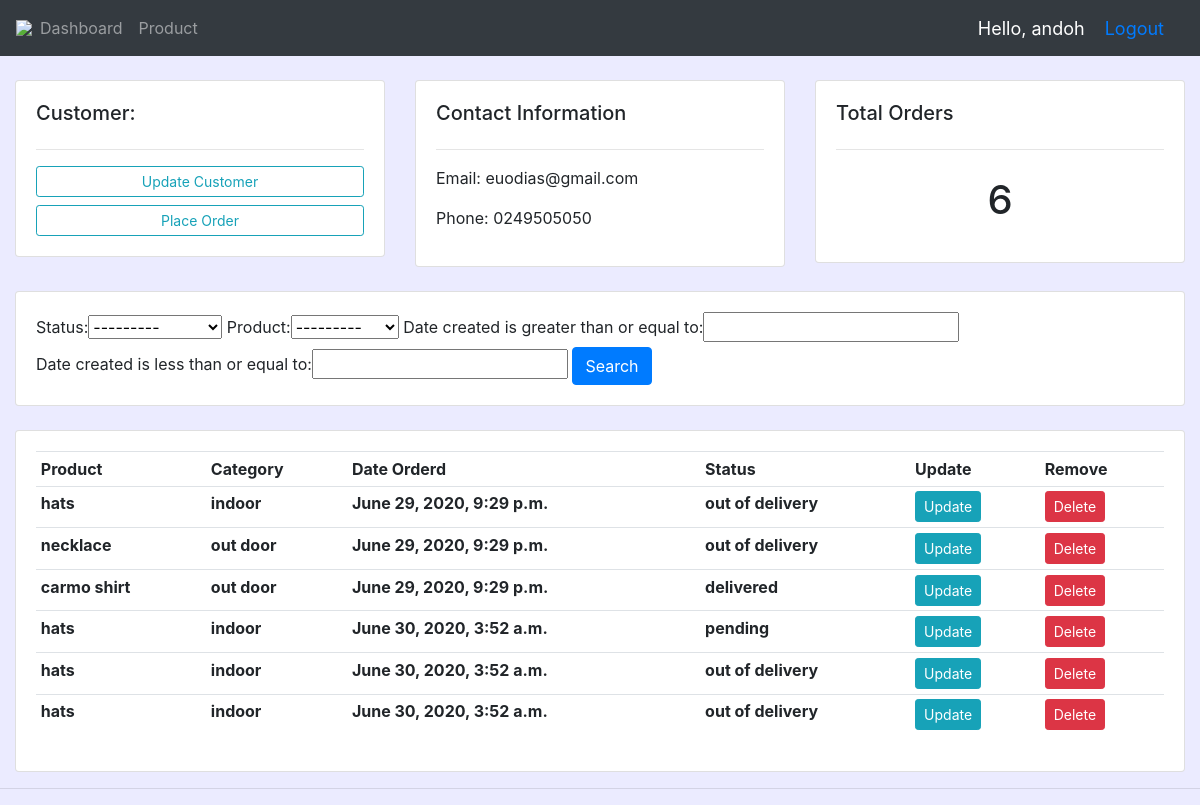
/customer/2 (signed in), run on the app's committed database.
### accounts/models.py (models this page shows, shortened)
class Customer(models.Model):
    user = models.OneToOneField(User, null=True, blank=True, on_delete=models.CASCADE)
    name = models.CharField(max_length=200, null=True)
    phone = models.CharField(max_length=200, null=True)
    email = models.EmailField()
    date_created = models.DateTimeField(auto_now_add=True)
    profile_pic = models.ImageField(default="logo.jpg", null=True, blank=True)

class Order(models.Model):
    STATUS = (
        ('pending', 'Pending'),
        ('out of delivery', 'Out of delivery'),
        ('delivered', 'Delivered')
    )
    date_created = models.DateTimeField(auto_now_add=True, null=True)
    status = models.CharField(max_length=200, null=True, choices=STATUS)
    customer = models.ForeignKey(Customer, on_delete=models.CASCADE)
    product = models.ForeignKey(Product, on_delete=models.CASCADE)

class Product(models.Model):
    CATEGORY = (
        ('indoor', 'Indoor'),
        ('out door', 'Out door'),
    )
    name = models.CharField(max_length=200, null=True)
    price = models.FloatField(null=True)
    category = models.CharField(max_length=200, null=True, choices=CATEGORY)
    description = models.TextField(max_length=200, null=True)
    date_created = models.DateTimeField(auto_now_add=True)
    tag = models.ManyToManyField(Tag)
    def __str__(self):
        return self.name

### accounts/decorators.py (the view)
        def wrapper_fun(request, *args, **kwargs):
            group = None  # if a list of groups exists
            if request.user.groups.exists():
                group = request.user.groups.all()[0].name
            if group in allowed_roles:
                return view_func(request, *args, **kwargs)
            else:
                return HttpResponse('You are not authorized to view this page')

### accounts/views.py (called while the page is built)
@login_required(login_url='login')
@allowed_users(allowed_roles=['admin'])
def customer(request, pk):
    customer = Customer.objects.get(id=pk)
    orders = customer.order_set.all()
    order_count = orders.count()
    myFilter = OrderFilter(request.GET, queryset=orders)
    orders = myFilter.qs
    context = {
        'customer': customer,
        'orders': orders,
        'order_count': order_count,
        'myFilter': myFilter,
    }
    return render(request, 'customer.html', context)

### accounts/templates/customer.html
{%  extends 'main.html' %}
{% block content %}
	<br>
<div class="row">
	<div class="col-md">
		<div class="card card-body">
			<h5>Customer:</h5>
			<hr>
			<a class="btn btn-outline-info  btn-sm btn-block"
			   href="{% url 'create_order' customer.id %}">Update Customer</a>
			<a class="btn btn-outline-info  btn-sm btn-block"
			   href="{% url 'create_order' customer.id %}">Place Order</a>
		</div>
	</div>
	<div class="col-md">
		<div class="card card-body">
			<h5>Contact Information</h5>
			<hr>
			<p>Email: {{ customer.email }}</p>
			<p>Phone: {{ customer.phone }}</p>
		</div>
	</div>
	<div class="col-md">
		<div class="card card-body">
			<h5>Total Orders</h5>
			<hr>
			<h1 style="text-align: center;padding: 10px"> {{ order_count }}</h1>
		</div>
	</div>
</div>
<br>
<div class="row">
	<div class="col">
		<div class="card card-body">
			<form method="GET">
				{{ myFilter.form }}
		    <button class="btn btn-primary" type="submit">Search</button>
		  </form>
		</div>
	</div>
</div>
<br>
<div class="row">
	<div class="col-md">
		<div class="card card-body">
			<table class="table table-sm">
				<tr>
					<th>Product</th>
					<th>Category</th>
					<th>Date Orderd</th>
					<th>Status</th>
					<th>Update</th>
					<th>Remove</th>
				</tr>
				{% for order in orders %}
				<tr>
					<th>{{ order.product }}</th>
					<th>{{ order.product.category }}</th>
					<th>{{ order.date_created }}</th>
					<th>{{ order.status }}</th>
						<td><a class="btn btn-sm btn-info" href="{% url 'update_order' order.id %}">Update</a></td>
						<td><a class="btn btn-sm btn-danger" href="{% url 'delete_order' order.id %}">Delete</a></td>
				</tr>
				{% endfor %}
			</table>
		</div>
	</div>
</div>
{% endblock %}

### accounts/templates/navbar.html (shortened to what this page needs)
{% load static %}
<nav class="navbar navbar-expand-lg navbar-dark bg-dark">
<img src="{% static 'images/' %}">
  <div class="collapse navbar-collapse" id="navbarNav">
    <ul class="navbar-nav">
      {% if request.user.is_staff %}
      <li class="nav-item">
        <a class="nav-link" href="{% url 'home' %}">Dashboard</a>
      </li>
      <li class="nav-item">
        <a class="nav-link" href="{% url 'products' %}">Product</a>
      </li>
      {% else %}
      <li class="nav-item">
        <a class="nav-item" href="{% url 'account' %}"> Settings </a>
      </li>
      {% endif %}
    </ul>
  </div>
  <span class="hello-msg"> Hello, {{ request.user }} </span>
  <span class="hello-msg"> <a href="{% url 'logout' %}"> Logout </a></span>
</nav>

### static/css/main.css (style rules this page uses)
body { background-color: #ebebff; }

### accounts/templates/navbar.html (style rules this page uses)
.hello-msg { font-size: 18px; color: #fff; margin-right: 20px; }

### data on the page
Customer: email "euodias@gmail.com", phone "0249505050"
Order: product "hats", product.category "indoor", date_created "June 29, 2020, 9:29 p.m.", status "out of delivery"
Order: product "necklace", product.category "out door", date_created "June 29, 2020, 9:29 p.m.", status "out of delivery"
Order: product "carmo shirt", product.category "out door", date_created "June 29, 2020, 9:29 p.m.", status "delivered"
Order: product "hats", product.category "indoor", date_created "June 30, 2020, 3:52 a.m.", status "pending"
Order: product "hats", product.category "indoor", date_created "June 30, 2020, 3:52 a.m.", status "out of delivery"
Order: product "hats", product.category "indoor", date_created "June 30, 2020, 3:52 a.m.", status "out of delivery"

### other printed values
{{ request.user }} "andoh"
{{ order_count }} "6"
